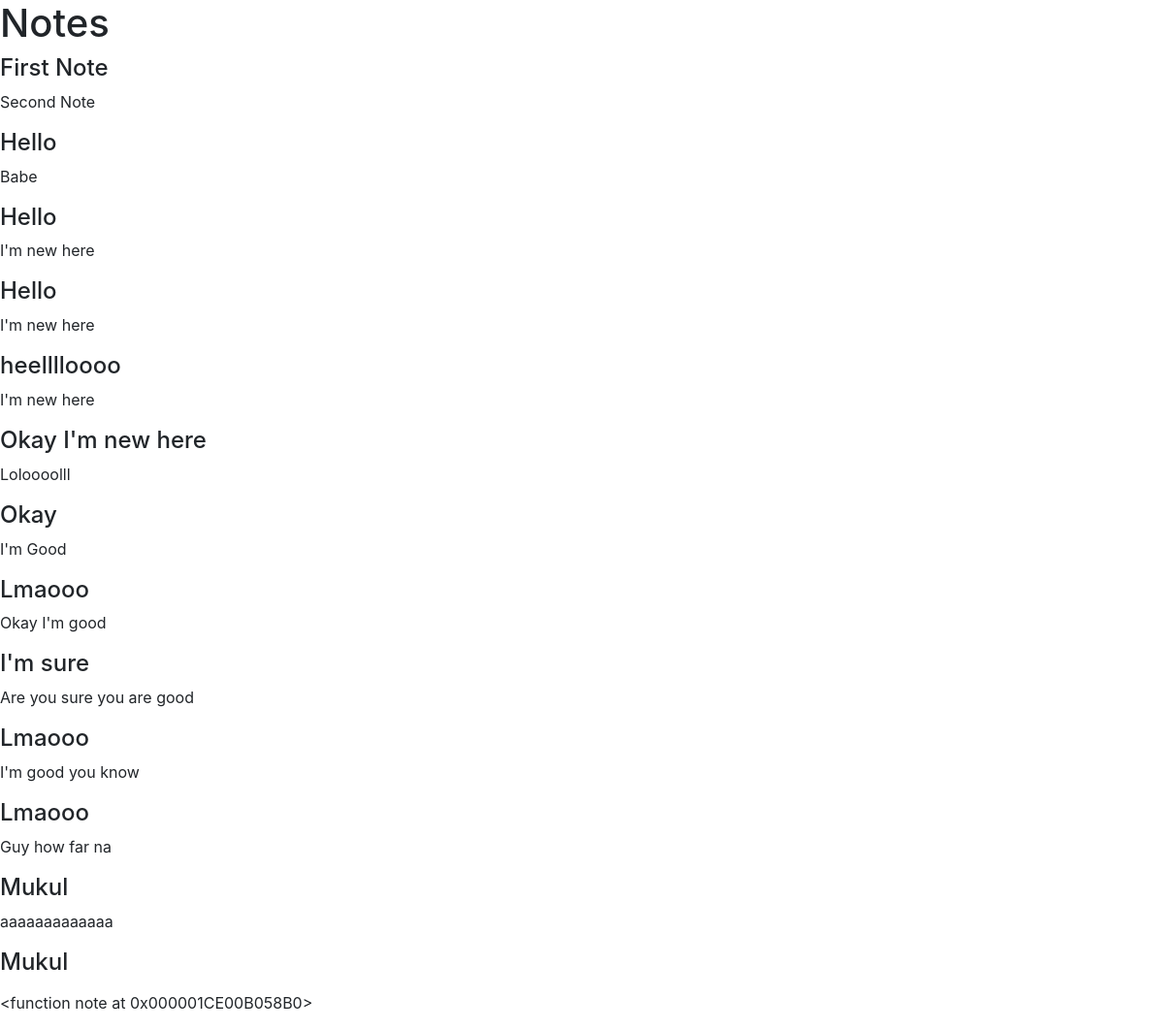
The app's page /notes/ with its own data.
### note/models.py (models this page shows, shortened)
class Note(models.Model):
    title = models.CharField(max_length=40)
    note = models.TextField()

### note/views.py (the view)
# urls.py: path('notes/', note, name='notes'),
def note(request):
    notes = Note.objects.all()
    return render(request, "notes.html", context={"notes": notes})

### templates/notes.html
{% extends 'base.html' %}
{% block content %}
<h1> Notes </h1>
    {% for mynote in notes %}
    <div>
        <h4>{{ mynote.title }}</h4>
        <p> {{ mynote.note }} </p>
    </div>
    {% endfor %}
{% endblock %}

### templates/base.html (shortened to what this page needs)
<!DOCTYPE html>
<html lang="en">
<head>
    <link rel="stylesheet" href="https://stackpath.bootstrapcdn.com/bootstrap/4.1.3/css/bootstrap.min.css">
</head>
<body>
    {% block content %}
    {% endblock %}
</body>
</html>

### records on screen
Note: title "First Note", note "Second Note"
Note: title "Hello", note "Babe"
Note: title "Hello", note "I'm new here"
Note: title "Hello", note "I'm new here"
Note: title "heelllloooo", note "I'm new here"
Note: title "Okay I'm new here", note "Loloooolll"
Note: title "Okay", note "I'm Good"
Note: title "Lmaooo", note "Okay I'm good"
Note: title "I'm sure", note "Are you sure you are good"
Note: title "Lmaooo", note "I'm good you know"
Note: title "Lmaooo", note "Guy how far na"
Note: title "Mukul", note "aaaaaaaaaaaaa"
Note: title "Mukul"
Note: note "<function note at 0x000001CE00B058B0>"
